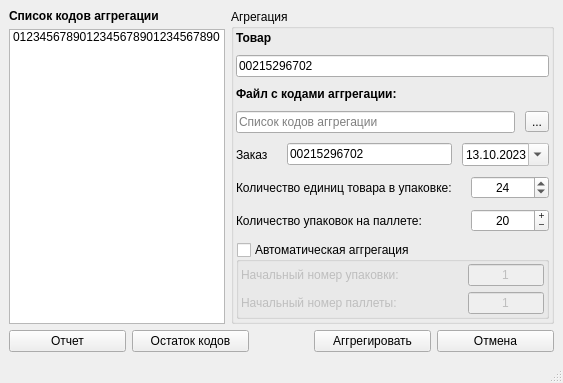
<?xml version="1.0" encoding="UTF-8"?>
<ui version="4.0">
 <class>aggwindow</class>
 <widget class="QMainWindow" name="aggwindow">
  <property name="windowModality">
   <enum>Qt::WindowModal</enum>
  </property>
  <property name="geometry">
   <rect>
    <x>0</x>
    <y>0</y>
    <width>563</width>
    <height>363</height>
   </rect>
  </property>
  <property name="windowTitle">
   <string>Параметры аггрегации кодов</string>
  </property>
  <widget class="QWidget" name="centralwidget">
   <layout class="QVBoxLayout" name="verticalLayout_2">
    <item>
     <layout class="QHBoxLayout" name="horizontalLayout_3" stretch="2,3">
      <item>
       <layout class="QHBoxLayout" name="horizontalLayout" stretch="0">
        <item>
         <layout class="QVBoxLayout" name="verticalLayout">
          <item>
           <widget class="QLabel" name="label_24">
            <property name="font">
             <font>
              <weight>75</weight>
              <bold>true</bold>
             </font>
            </property>
            <property name="text">
             <string>Список кодов аггрегации</string>
            </property>
           </widget>
          </item>
          <item>
           <widget class="QListWidget" name="lCodes">
            <item>
             <property name="text">
              <string>0123456789012345678901234567890</string>
             </property>
            </item>
           </widget>
          </item>
         </layout>
        </item>
       </layout>
      </item>
      <item>
       <widget class="QGroupBox" name="gbAgg">
        <property name="title">
         <string>Агрегация</string>
        </property>
        <property name="checkable">
         <bool>false</bool>
        </property>
        <property name="checked">
         <bool>false</bool>
        </property>
        <layout class="QVBoxLayout" name="verticalLayout_6" stretch="0,0,0,0,0,0,0,0">
         <property name="spacing">
          <number>10</number>
         </property>
         <property name="leftMargin">
          <number>2</number>
         </property>
         <property name="topMargin">
          <number>2</number>
         </property>
         <property name="rightMargin">
          <number>2</number>
         </property>
         <property name="bottomMargin">
          <number>2</number>
         </property>
         <item>
          <widget class="QLabel" name="label_22">
           <property name="font">
            <font>
             <weight>75</weight>
             <bold>true</bold>
            </font>
           </property>
           <property name="text">
            <string>Товар</string>
           </property>
          </widget>
         </item>
         <item>
          <widget class="QLineEdit" name="leProduct">
           <property name="text">
            <string>00215296702</string>
           </property>
           <property name="readOnly">
            <bool>true</bool>
           </property>
          </widget>
         </item>
         <item>
          <widget class="QLabel" name="label_20">
           <property name="font">
            <font>
             <weight>75</weight>
             <bold>true</bold>
            </font>
           </property>
           <property name="text">
            <string>Файл с кодами аггрегации:</string>
           </property>
          </widget>
         </item>
         <item>
          <layout class="QHBoxLayout" name="horizontalLayout_16">
           <item>
            <widget class="QLineEdit" name="leFileName">
             <property name="placeholderText">
              <string>Список кодов аггрегации</string>
             </property>
            </widget>
           </item>
           <item>
            <widget class="QToolButton" name="btnOpenFile">
             <property name="text">
              <string>...</string>
             </property>
            </widget>
           </item>
          </layout>
         </item>
         <item>
          <layout class="QHBoxLayout" name="horizontalLayout_10" stretch="1,4,2">
           <property name="topMargin">
            <number>0</number>
           </property>
           <item>
            <widget class="QLabel" name="label_23">
             <property name="font">
              <font>
               <weight>50</weight>
               <bold>false</bold>
              </font>
             </property>
             <property name="text">
              <string>Заказ</string>
             </property>
            </widget>
           </item>
           <item>
            <widget class="QLineEdit" name="leOrder">
             <property name="text">
              <string>00215296702</string>
             </property>
             <property name="readOnly">
              <bool>true</bool>
             </property>
            </widget>
           </item>
           <item>
            <widget class="QDateEdit" name="deDate">
             <property name="readOnly">
              <bool>true</bool>
             </property>
             <property name="showGroupSeparator" stdset="0">
              <bool>false</bool>
             </property>
             <property name="dateTime">
              <datetime>
               <hour>0</hour>
               <minute>0</minute>
               <second>0</second>
               <year>2023</year>
               <month>10</month>
               <day>13</day>
              </datetime>
             </property>
             <property name="maximumDate">
              <date>
               <year>2024</year>
               <month>12</month>
               <day>31</day>
              </date>
             </property>
             <property name="minimumDate">
              <date>
               <year>2023</year>
               <month>1</month>
               <day>1</day>
              </date>
             </property>
             <property name="currentSection">
              <enum>QDateTimeEdit::DaySection</enum>
             </property>
             <property name="displayFormat">
              <string>dd.MM.yyyy</string>
             </property>
             <property name="calendarPopup">
              <bool>true</bool>
             </property>
            </widget>
           </item>
          </layout>
         </item>
         <item>
          <layout class="QHBoxLayout" name="horizontalLayout_6" stretch="3,1">
           <property name="spacing">
            <number>0</number>
           </property>
           <item>
            <widget class="QLabel" name="label_18">
             <property name="text">
              <string>Количество единиц товара в упаковке:  </string>
             </property>
            </widget>
           </item>
           <item>
            <widget class="QSpinBox" name="sbPackCount">
             <property name="enabled">
              <bool>true</bool>
             </property>
             <property name="layoutDirection">
              <enum>Qt::LeftToRight</enum>
             </property>
             <property name="alignment">
              <set>Qt::AlignCenter</set>
             </property>
             <property name="minimum">
              <number>1</number>
             </property>
             <property name="maximum">
              <number>48</number>
             </property>
             <property name="value">
              <number>24</number>
             </property>
            </widget>
           </item>
          </layout>
         </item>
         <item>
          <layout class="QHBoxLayout" name="horizontalLayout_7" stretch="3,1">
           <property name="spacing">
            <number>0</number>
           </property>
           <item>
            <widget class="QLabel" name="label_21">
             <property name="text">
              <string>Количество упаковок на паллете:  </string>
             </property>
            </widget>
           </item>
           <item>
            <widget class="QSpinBox" name="sbPalletCount">
             <property name="enabled">
              <bool>true</bool>
             </property>
             <property name="wrapping">
              <bool>false</bool>
             </property>
             <property name="frame">
              <bool>true</bool>
             </property>
             <property name="alignment">
              <set>Qt::AlignCenter</set>
             </property>
             <property name="buttonSymbols">
              <enum>QAbstractSpinBox::PlusMinus</enum>
             </property>
             <property name="accelerated">
              <bool>false</bool>
             </property>
             <property name="suffix">
              <string/>
             </property>
             <property name="minimum">
              <number>1</number>
             </property>
             <property name="maximum">
              <number>48</number>
             </property>
             <property name="value">
              <number>20</number>
             </property>
            </widget>
           </item>
          </layout>
         </item>
         <item>
          <widget class="QGroupBox" name="gbAgg_2">
           <property name="title">
            <string>Автоматическая аггрегация</string>
           </property>
           <property name="checkable">
            <bool>true</bool>
           </property>
           <property name="checked">
            <bool>false</bool>
           </property>
           <layout class="QVBoxLayout" name="verticalLayout_7" stretch="0,0">
            <property name="leftMargin">
             <number>2</number>
            </property>
            <property name="topMargin">
             <number>2</number>
            </property>
            <property name="rightMargin">
             <number>2</number>
            </property>
            <property name="bottomMargin">
             <number>2</number>
            </property>
            <item>
             <layout class="QHBoxLayout" name="horizontalLayout_22" stretch="3,1">
              <property name="spacing">
               <number>0</number>
              </property>
              <item>
               <widget class="QLabel" name="label_30">
                <property name="text">
                 <string>Начальный номер упаковки:</string>
                </property>
               </widget>
              </item>
              <item>
               <widget class="QLineEdit" name="lePackN">
                <property name="layoutDirection">
                 <enum>Qt::LeftToRight</enum>
                </property>
                <property name="text">
                 <string>1</string>
                </property>
                <property name="alignment">
                 <set>Qt::AlignCenter</set>
                </property>
                <property name="readOnly">
                 <bool>false</bool>
                </property>
               </widget>
              </item>
             </layout>
            </item>
            <item>
             <layout class="QHBoxLayout" name="horizontalLayout_23" stretch="3,1">
              <property name="spacing">
               <number>0</number>
              </property>
              <item>
               <widget class="QLabel" name="label_31">
                <property name="text">
                 <string>Начальный номер паллеты:</string>
                </property>
               </widget>
              </item>
              <item>
               <widget class="QLineEdit" name="lePalletN">
                <property name="text">
                 <string>1</string>
                </property>
                <property name="alignment">
                 <set>Qt::AlignCenter</set>
                </property>
                <property name="readOnly">
                 <bool>true</bool>
                </property>
               </widget>
              </item>
             </layout>
            </item>
           </layout>
          </widget>
         </item>
        </layout>
       </widget>
      </item>
     </layout>
    </item>
    <item>
     <layout class="QHBoxLayout" name="horizontalLayout_2" stretch="2,2,1,2,2">
      <item>
       <widget class="QPushButton" name="btnReport">
        <property name="text">
         <string>Отчет</string>
        </property>
       </widget>
      </item>
      <item>
       <widget class="QPushButton" name="btnRest">
        <property name="text">
         <string>Остаток кодов</string>
        </property>
       </widget>
      </item>
      <item>
       <spacer name="horizontalSpacer">
        <property name="orientation">
         <enum>Qt::Horizontal</enum>
        </property>
        <property name="sizeHint" stdset="0">
         <size>
          <width>40</width>
          <height>20</height>
         </size>
        </property>
       </spacer>
      </item>
      <item>
       <widget class="QPushButton" name="btnOk">
        <property name="text">
         <string>Аггрегировать</string>
        </property>
       </widget>
      </item>
      <item>
       <widget class="QPushButton" name="btnCancel">
        <property name="text">
         <string>Отмена</string>
        </property>
       </widget>
      </item>
     </layout>
    </item>
   </layout>
  </widget>
  <widget class="QStatusBar" name="statusBar"/>
 </widget>
 <resources/>
 <connections/>
</ui>
